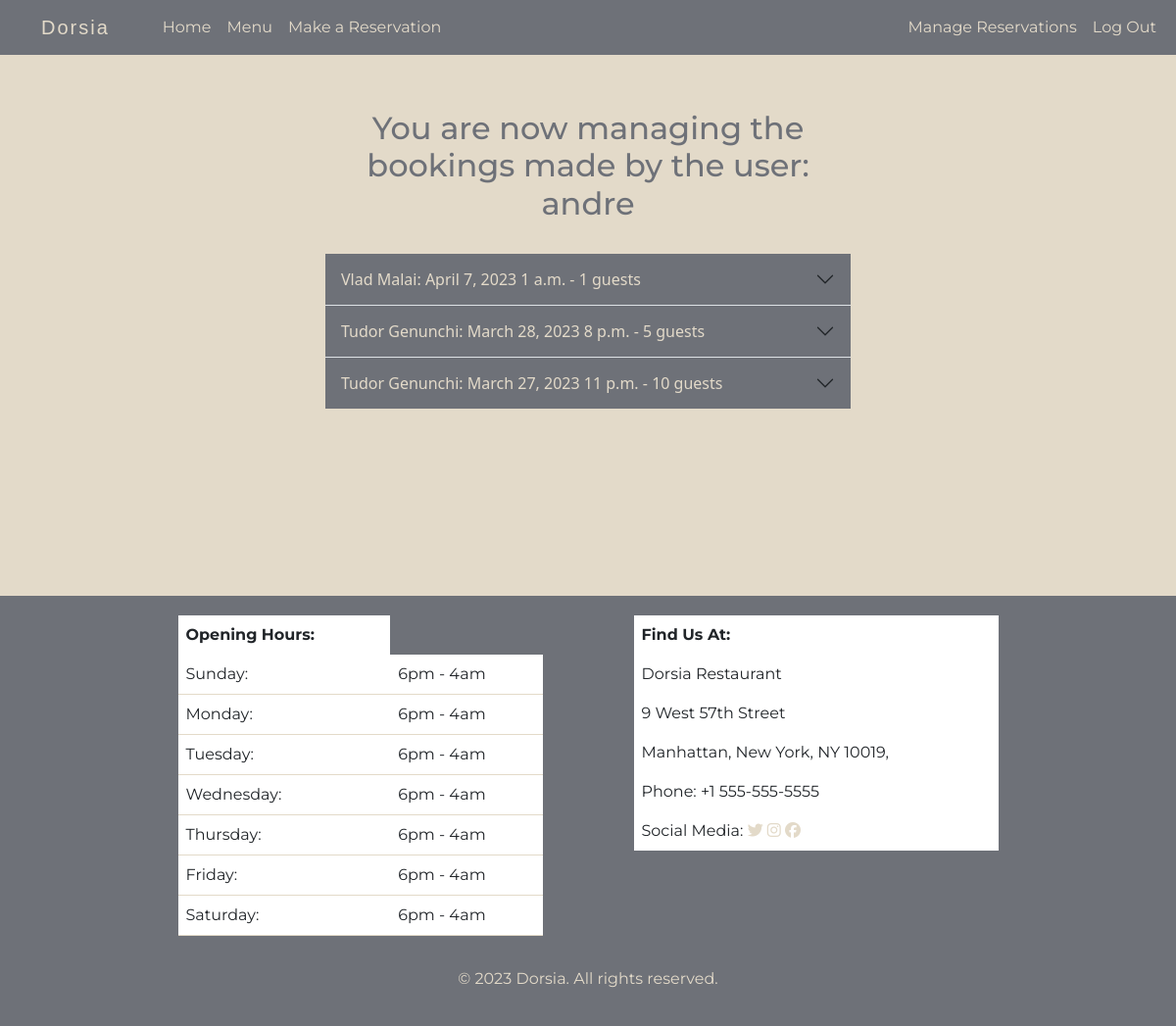
The page /manage_reservations/ (signed in) on the database as committed earlier.
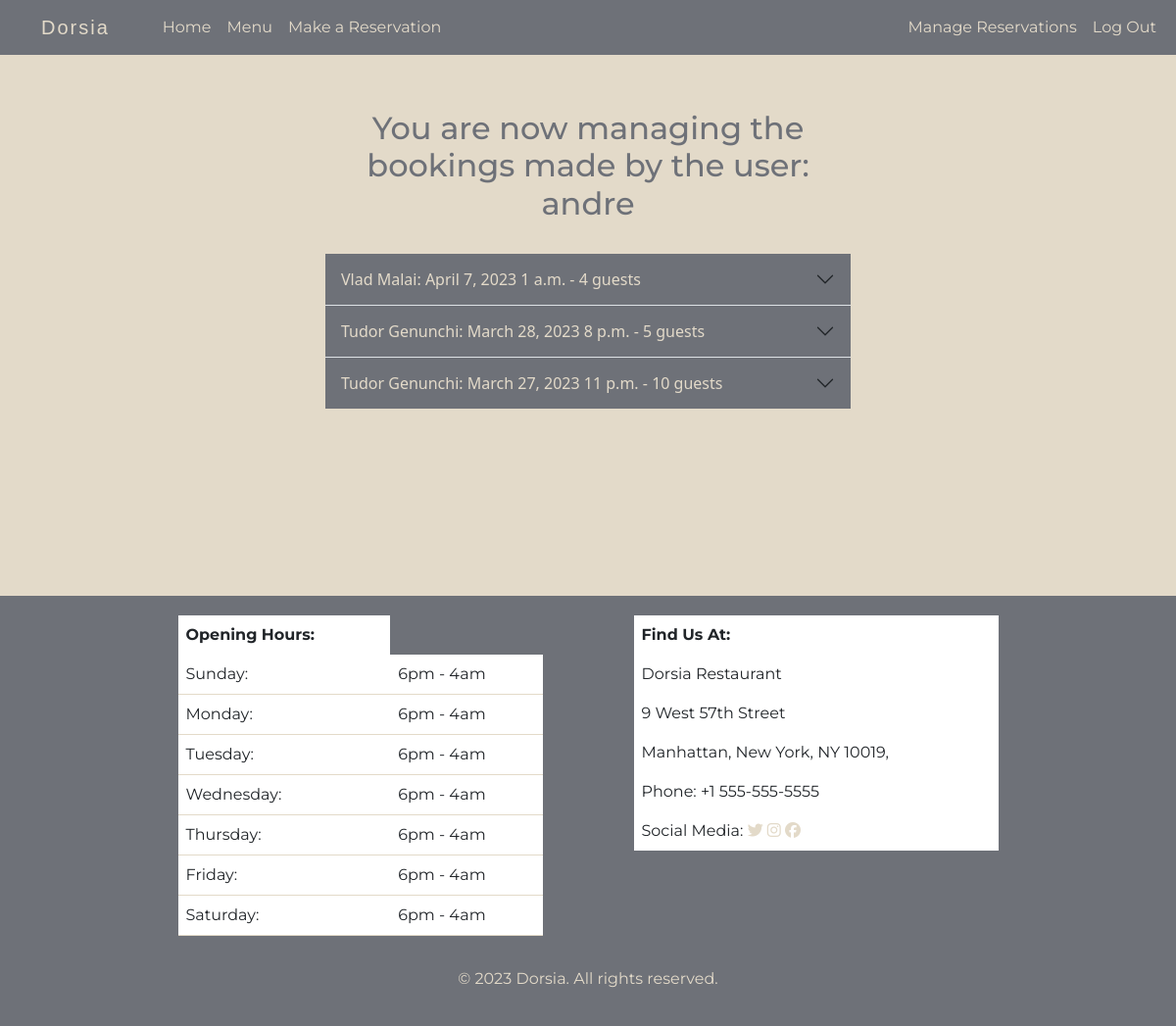
The same page on the database as committed later.
### restaurant/models.py (models this page shows, shortened)
class Booking(models.Model):
    customer_id = models.ForeignKey(
        User, on_delete=models.CASCADE, related_name='restaurant_booking')
    booking_full_name = models.CharField(max_length=100, null=True)
    booking_email = models.EmailField(null=True)
    booking_phone_number = models.CharField(max_length=20, null=True)
    number_of_guests = models.IntegerField(default=1)
    booking_date = models.DateField()
    time = models.TimeField()
    comment = models.TextField(default='')
    confirmed = models.BooleanField(default=False)

### restaurant/views.py (the view)
def manage_reservations(request):
    username = request.user
    bookings = Booking.objects.filter(
        customer_id=username).order_by('-booking_date')
    context = {'bookings': bookings, 'username': username}
    return render(request, 'manage_reservations.html', context)

### templates/manage_reservations.html (shortened to what this page needs)
{% extends 'base.html' %}
{% block content %}
<div class="row top-row">
    <div class="col-md-8 col-sm-10 col-xs-12 col-lg-6" id="mng-res-col">
        <h2 class="title"> You are now managing the bookings made by the user: {{ username }} </h2>
        <div class="accordion accordion-flush" id="accordionFlushExample">
            {% for booking in bookings %}
            <div class="accordion-item" data-bookingdate="{{booking.booking_date}}">
                <h3 class="accordion-header" id="flush-heading-{{ booking.id }}">
                    <button class="accordion-button collapsed header-btn" type="button" data-bs-toggle="collapse"
                        data-bs-target="#flush-collapse-{{ booking.id }}" aria-expanded="false"
                        aria-controls="flush-collapse-{{ booking.id }}">
                        {{ booking.booking_full_name }}: {{booking.booking_date}} {{booking.time}} -
                        {{ booking.number_of_guests }} guests
                    </button>
                </h3>
            </div>
            {% endfor %}
        </div>
    </div>
</div>
{% endblock content %}

Rows that differ between the two databases and show on the page:
changed Booking "Vlad Malai": number_of_guests "1" → "4"
